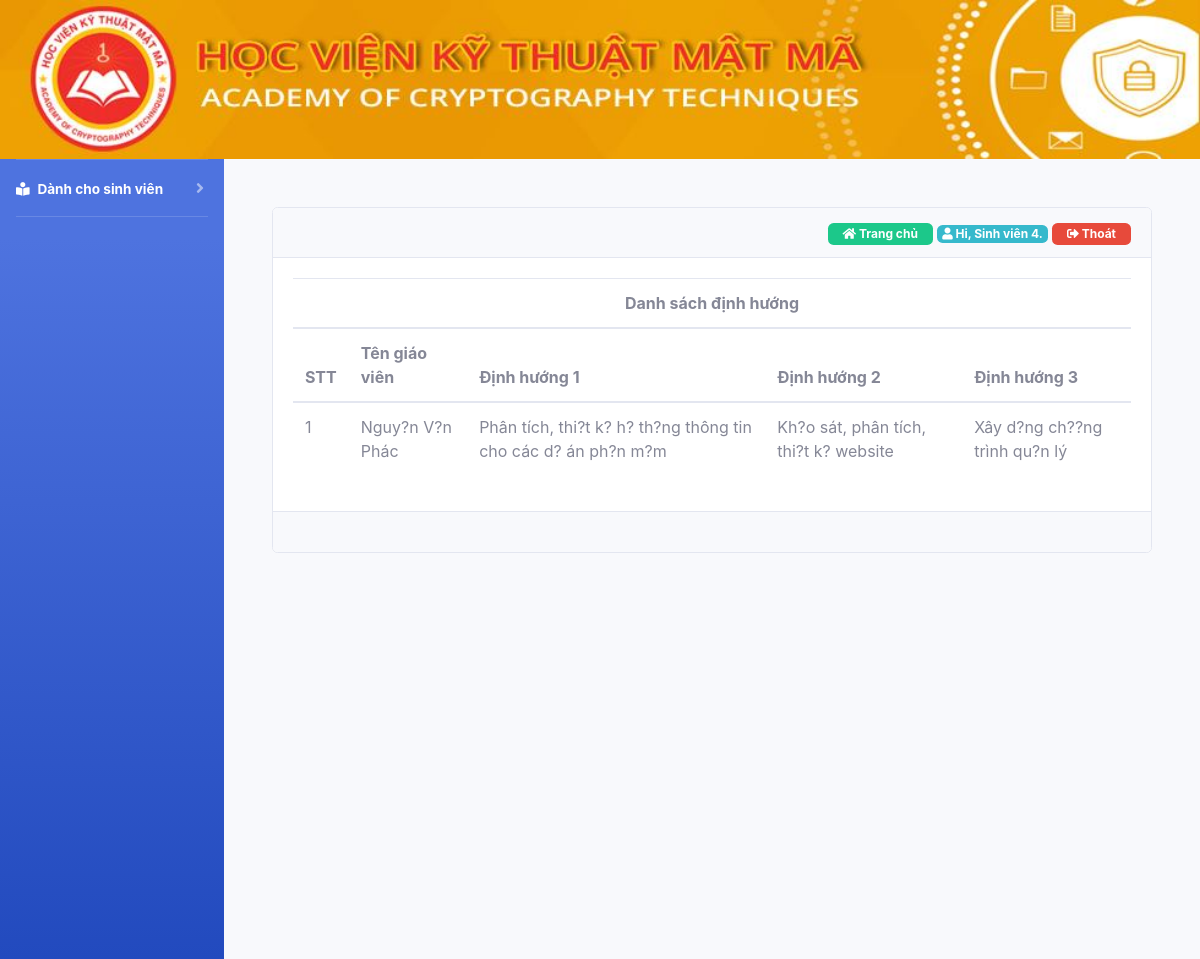
The app's page /danh-sach-dinh-huong.php (signed in) with its own data.
### tables this page shows
CREATE TABLE `user` (
  `id` int(11) NOT NULL,
  `username` text NOT NULL,
  `password` text NOT NULL,
  `fullname` text NOT NULL,
  `phone` int(11) NOT NULL,
  `email` text NOT NULL,
  `permission` text NOT NULL
);

CREATE TABLE `dinhhuong` (
  `id` int(11) NOT NULL,
  `tengv` text NOT NULL,
  `dinhhuong1` text NOT NULL,
  `dinhhuong2` text NOT NULL,
  `dinhhuong3` text NOT NULL
);

### danh-sach-dinh-huong.php (the view, shortened to what this page needs)
<!DOCTYPE html>
<html>
<head>
    <?php require_once('filecss.php') ?>
</head>
<body>
    <div class="container-fluid">
        <?php require_once('logo.php'); ?>
        <div class="main" >
            <div id="wrapper">
                <div id="sidebar">
                    <?php require_once('menu_left.php'); ?>
                </div>
                <div id="content-wrapper" class="d-flex flex-column p-5">
                    <div class="status">
                        <div class="card">
                            <div class="card-header text-right">
                                <?php require_once('home_page.php') ?>
                            </div>
                            <div class="card-body">
                                <form action="" method="post">
                                    <table class="danhsachdinhhuong table table-hover table-inverse">
                                        <thead>
                                            <tr>
                                                <th colspan="5"><center>Danh sách định hướng</center></th>
                                            </tr>
                                            <tr>
                                                <th>STT</th>
                                                <th>Tên giáo viên</th>
                                                <th>Định hướng 1</th>
                                                <th>Định hướng 2</th>
                                                <th>Định hướng 3</th>
                                            </tr>
                                        </thead>
                                        <tbody>
                                            <?php
                                            include 'lib/connect.php';
                                            if ($permission == 'teacher')
                                            {
                                                $sql1 = "select * from dinhhuong where tengv ='$fullname'";
                                            }
                                            else $sql1 = "select * from dinhhuong ";
                                            $check=mysqli_query($con,$sql1);
                                            while ($row1=mysqli_fetch_row($check)) {
                                                ?>
                                                <tr>
                                                    <td><?php echo $row1['0']; ?></td>
                                                    <td><?php echo $row1['1']; ?></td>
                                                    <td><?php echo $row1['2']; ?></td>
                                                    <td><?php echo $row1['3'];?></td>
                                                    <td><?php echo $row1['4'];?></td>
                                                </tr>
                                                <?php
                                            }
                                            ?>
                                        </tbody>
                                    </table>
                                </form>
                            </div>
                            <div class="card-footer">
                            </div>
                        </div>
                    </div>
                </div>
            </div>
        </div>
    </div>
</body>
</html>

### home_page.php (shortened to what this page needs)
<a href="index.php" style="text-decoration: none;"><span class="badge badge-success" style="padding: 5px 15px; "><i class="fas fa-home"></i> Trang chủ</span></a>
<?php
if (isset($_SESSION['username'])) {
    include 'lib/connect.php';
    $username = $_SESSION['username'];
    $sql = "select * from user where username='$username'";
    $query = mysqli_query($con, $sql);
    if ($query) {
        $row = mysqli_fetch_row($query);
        ?>
        <span class="badge badge-info"><i class="fas fa-user"></i><?php echo " Hi, " . $row[3] . "."; ?></span>
        <a href="logout.php" ><span class="badge badge-danger" style="padding: 5px 15px;"><i class="fas fa-sign-out-alt"></i> Thoát</span></a>
        <?php
    }
} else {
    header("Location: /TTCS/login.php");
    ?>
    <?php
}
?>

### records on screen
user: fullname "Sinh viên 4"
dinhhuong: id "1", tengv "Nguy?n V?n Phác", dinhhuong1 "Phân tích, thi?t k? h? th?ng thông tin cho các d? án ph?n m?m", dinhhuong2 "Kh?o sát, phân tích, thi?t k? website", dinhhuong3 "Xây d?ng ch??ng trình qu?n lý"
